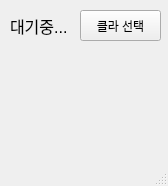
<?xml version="1.0" encoding="UTF-8"?>
<ui version="4.0">
 <class>MainWindow</class>
 <widget class="QMainWindow" name="MainWindow">
  <property name="geometry">
   <rect>
    <x>0</x>
    <y>0</y>
    <width>168</width>
    <height>186</height>
   </rect>
  </property>
  <property name="windowTitle">
   <string>로컬알람기</string>
  </property>
  <widget class="QWidget" name="centralwidget">
   <widget class="QLabel" name="label">
    <property name="geometry">
     <rect>
      <x>10</x>
      <y>10</y>
      <width>71</width>
      <height>31</height>
     </rect>
    </property>
    <property name="font">
     <font>
      <family>Arial</family>
      <pointsize>12</pointsize>
     </font>
    </property>
    <property name="text">
     <string>대기중...</string>
    </property>
   </widget>
   <widget class="QPushButton" name="pushButton">
    <property name="geometry">
     <rect>
      <x>80</x>
      <y>10</y>
      <width>81</width>
      <height>31</height>
     </rect>
    </property>
    <property name="text">
     <string>클라 선택</string>
    </property>
   </widget>
   <widget class="QLabel" name="label2">
    <property name="geometry">
     <rect>
      <x>10</x>
      <y>50</y>
      <width>141</width>
      <height>111</height>
     </rect>
    </property>
    <property name="text">
     <string> </string>
    </property>
   </widget>
  </widget>
  <widget class="QStatusBar" name="statusbar"/>
 </widget>
 <resources/>
 <connections/>
</ui>
